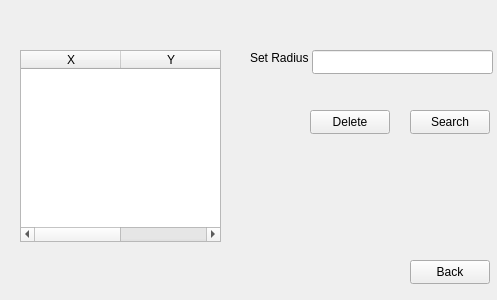
<?xml version="1.0" encoding="UTF-8"?>
<ui version="4.0">
 <class>pointsTable</class>
 <widget class="QWidget" name="pointsTable">
  <property name="geometry">
   <rect>
    <x>0</x>
    <y>0</y>
    <width>497</width>
    <height>300</height>
   </rect>
  </property>
  <property name="windowTitle">
   <string>Form</string>
  </property>
  <widget class="QTableWidget" name="tableWidget">
   <property name="geometry">
    <rect>
     <x>20</x>
     <y>50</y>
     <width>201</width>
     <height>192</height>
    </rect>
   </property>
   <column>
    <property name="text">
     <string>X</string>
    </property>
   </column>
   <column>
    <property name="text">
     <string>Y</string>
    </property>
   </column>
  </widget>
  <widget class="QPushButton" name="searchButton">
   <property name="geometry">
    <rect>
     <x>410</x>
     <y>110</y>
     <width>80</width>
     <height>24</height>
    </rect>
   </property>
   <property name="text">
    <string>Search</string>
   </property>
  </widget>
  <widget class="QPushButton" name="deleteButton">
   <property name="geometry">
    <rect>
     <x>310</x>
     <y>110</y>
     <width>80</width>
     <height>24</height>
    </rect>
   </property>
   <property name="text">
    <string>Delete</string>
   </property>
  </widget>
  <widget class="QLineEdit" name="lineEdit">
   <property name="geometry">
    <rect>
     <x>312</x>
     <y>50</y>
     <width>181</width>
     <height>24</height>
    </rect>
   </property>
  </widget>
  <widget class="QLabel" name="label">
   <property name="geometry">
    <rect>
     <x>250</x>
     <y>50</y>
     <width>61</width>
     <height>16</height>
    </rect>
   </property>
   <property name="text">
    <string>Set Radius</string>
   </property>
  </widget>
  <widget class="QPushButton" name="backButton">
   <property name="geometry">
    <rect>
     <x>410</x>
     <y>260</y>
     <width>80</width>
     <height>24</height>
    </rect>
   </property>
   <property name="text">
    <string>Back</string>
   </property>
  </widget>
 </widget>
 <resources/>
 <connections/>
</ui>
